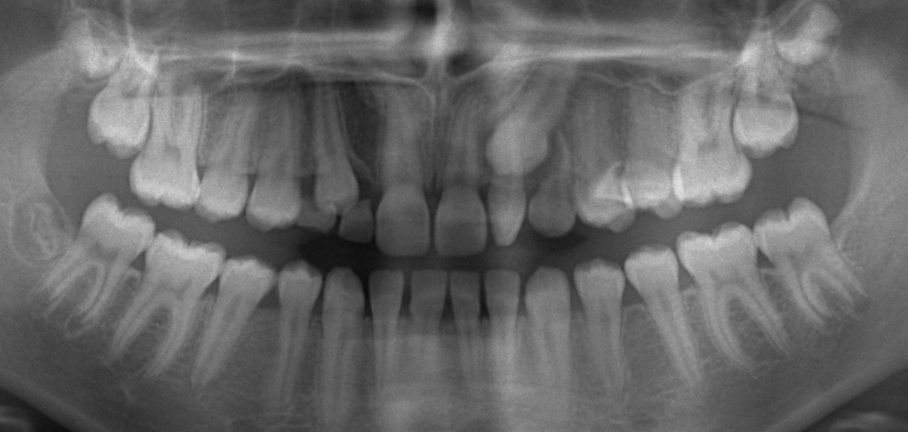
#> input picture _Data/Radiographs/extra/Cropped/15_cropped.tif, 1816 x 864 px (shown at 1/2 size); its folder holds only this picture in this run
$ python preprocessFull.py   (Python 2 division)
#> lines starting #> are read from the running program, lines starting #| are printed output that depends on the picture; after the words box and inside, x2 and y2 are one past the last pixel; in counts of white or black regions, pixels touching at a corner belong together
'''Preprocessing of the training images
doing denoising and edge detection but
with the full size, which takes a lot of time
'''


import cv2
import numpy as np
import numpy.ma as ma
import matplotlib.pyplot as plt
import math
import PIL
from PIL import Image
import sys
import datetime
from PIL import ImageFilter
import fnmatch
import os
import time
import argparse
from sklearn.cluster import AffinityPropagation
from sklearn import metrics
import scipy
from scipy import ndimage


def preprocess(filename,directory,denoised):

#> called with filename = '15_cropped.tif', directory = '_Data/Radiographs/extra/Cropped/', denoised = False
    print denoised
    if denoised == False:
        img = cv2.imread(directory+filename)
#> img is the input picture: shape (864, 1816, 3); min 7, max 227, mean 103.9
        img = cv2.fastNlMeansDenoising(img,None,7,7,19)
        #img = cv2.resize(img,(3023,1600),interpolation = cv2.INTER_AREA)
        cv2.imwrite(directory+'DenoisedFull/'+filename,img)
    elif denoised == True:
        img = cv2.imread(directory+'DenoisedFull/'+filename)

    img = cv2.Canny(img,2,26)
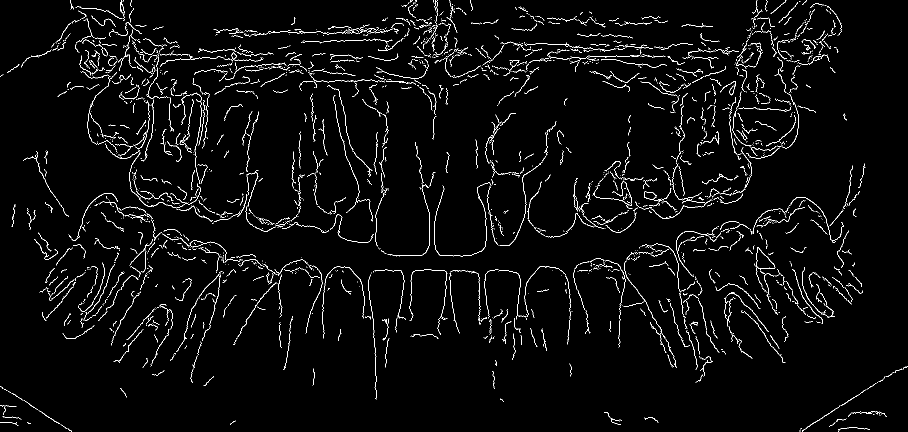
#> img: shape (864, 1816) (shown at 1/2 size); 2.9% white in thin lines or dots
    cv2.imwrite(directory+'EdgesFull/'+filename,img)
    kernel = cv2.getStructuringElement(cv2.MORPH_RECT,(3,3))
    img = cv2.dilate(img,kernel,iterations=1)
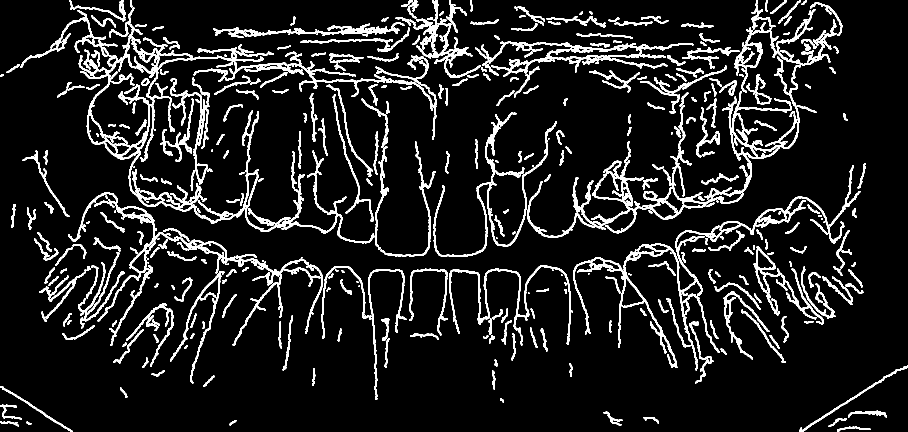
#> img: shape (864, 1816) (shown at 1/2 size); 10.6% white; 403 white regions (44 under 20 px), largest, box (x1, y1, x2, y2) and area: (1054, 18, 1673, 476) 19204, (157, 15, 748, 487) 18838, (1146, 330, 1721, 741) 11240
    cv2.imwrite(directory+'DilationFull/'+filename,img)


if __name__ == '__main__':

    directory = '_Data/Radiographs/extra/Cropped/'

    for filename in fnmatch.filter(os.listdir(directory),'*.tif'):

        #If denoised is True it means that the denoised images already exist
        #Since it's the process that takes the most time, the function takes
        #directly that image from the corresponding directory
        print filename
        denoised = False
        preprocess(filename,directory,denoised)

$ run again, on _Data/Radiographs/extra/Cropped/20_cropped.tif
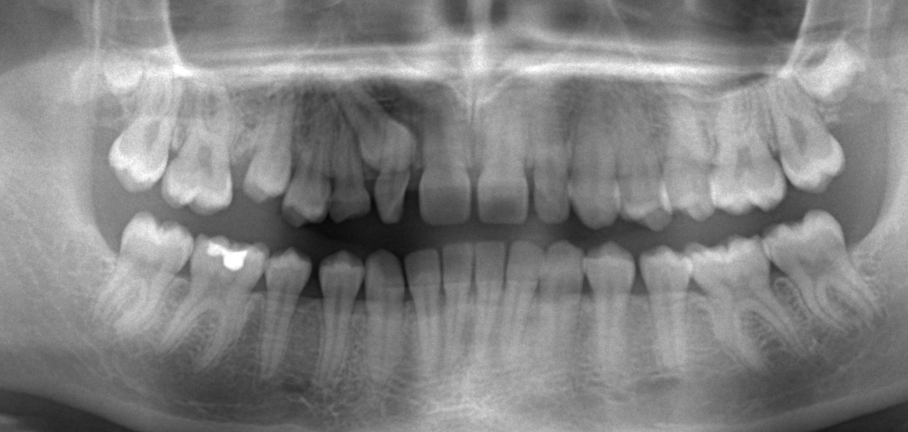
#> input picture _Data/Radiographs/extra/Cropped/20_cropped.tif, 1816 x 864 px (shown at 1/2 size)
#> in preprocess, img is the input picture: shape (864, 1816, 3); min 3, max 255, mean 129.7
#> in preprocess, `img = cv2.Canny(img,2,26)`:
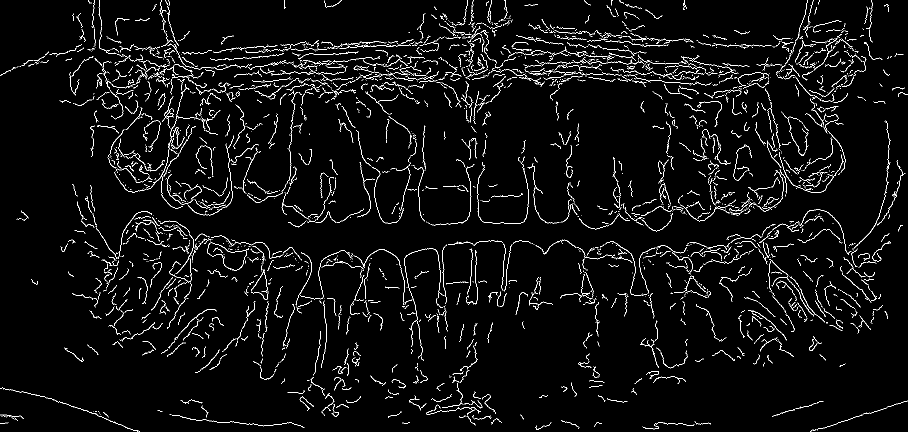
#> img: shape (864, 1816) (shown at 1/2 size); 3.6% white in thin lines or dots
#> in preprocess, `img = cv2.dilate(img,kernel,iterations=1)`:
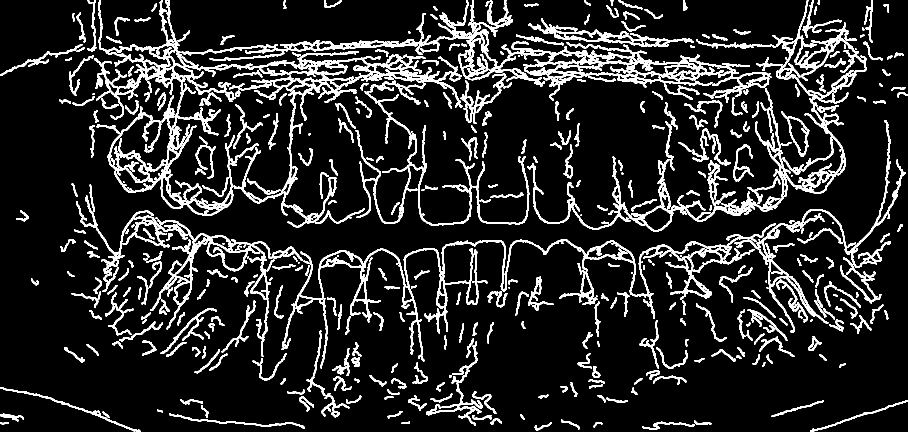
#> img: shape (864, 1816) (shown at 1/2 size); 13.2% white; 478 white regions (48 under 20 px), largest, box (x1, y1, x2, y2) and area: (188, 0, 925, 456) 34313, (1224, 0, 1734, 464) 20268, (838, 0, 1500, 202) 16985

$ run again, on _Data/Radiographs/extra/Cropped/16_cropped.tif
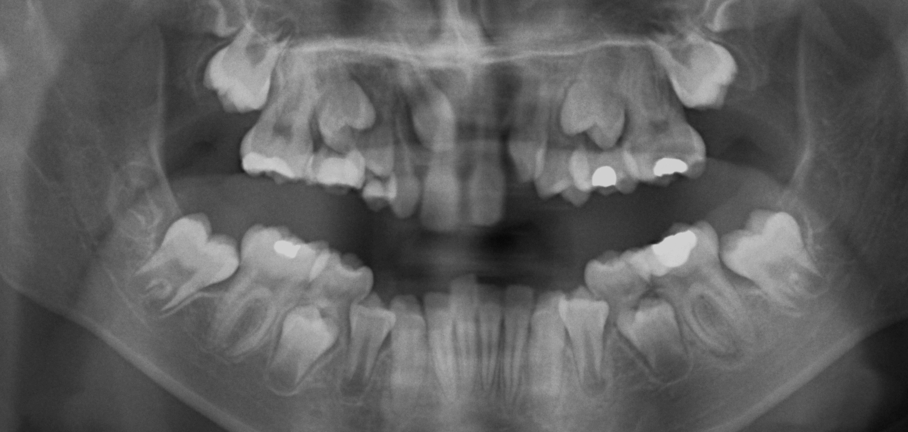
#> input picture _Data/Radiographs/extra/Cropped/16_cropped.tif, 1816 x 864 px (shown at 1/2 size)
#> in preprocess, img is the input picture: shape (864, 1816, 3); min 7, max 213, mean 95.2
#> in preprocess, `img = cv2.Canny(img,2,26)`:
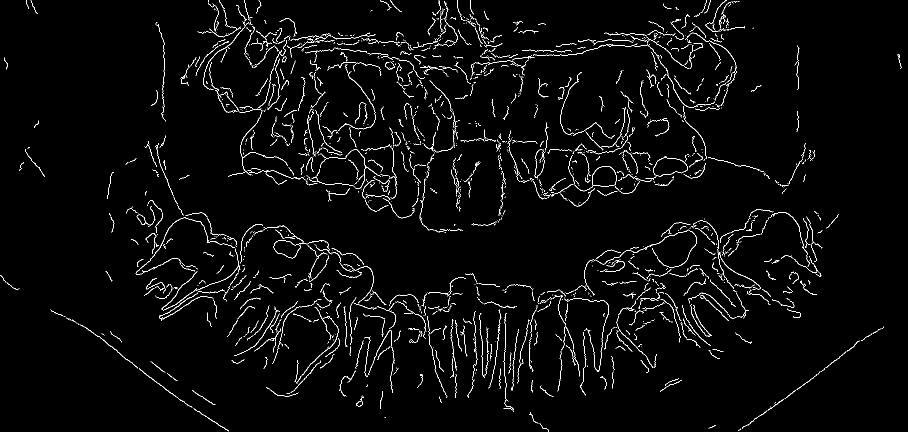
#> img: shape (864, 1816) (shown at 1/2 size); 2.5% white in thin lines or dots
#> in preprocess, `img = cv2.dilate(img,kernel,iterations=1)`:
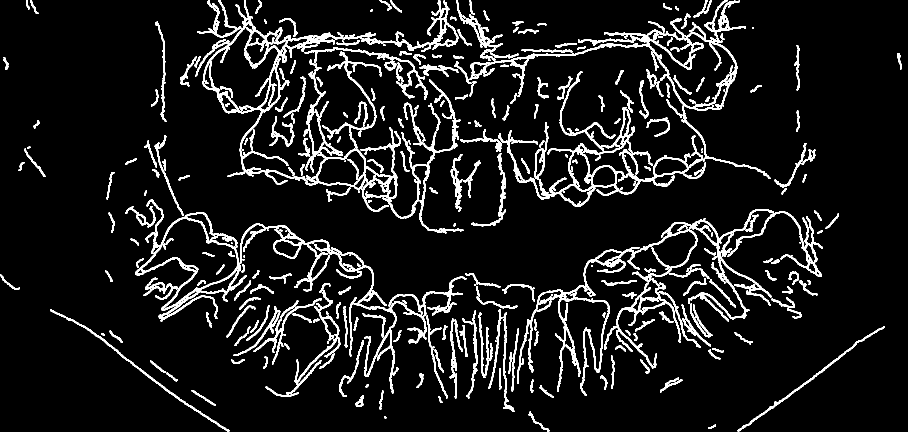
#> img: shape (864, 1816) (shown at 1/2 size); 9.1% white; 343 white regions (43 under 20 px), largest, box (x1, y1, x2, y2) and area: (390, 0, 927, 467) 23749, (270, 399, 933, 787) 16784, (1034, 436, 1543, 792) 12848
